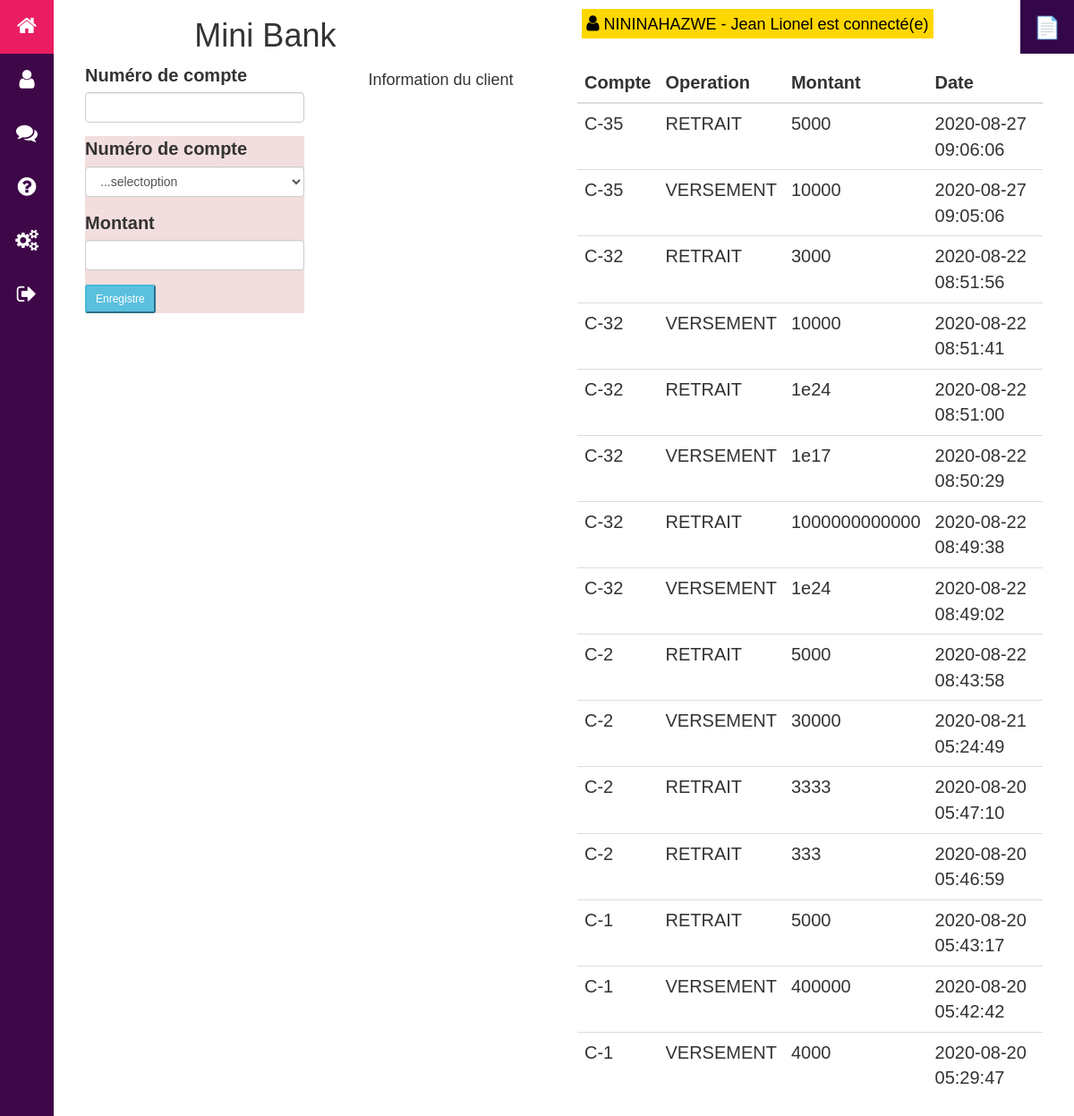
/public/operation.php (signed in), run on the app's committed database.
### tables this page shows
CREATE TABLE `operations` (
  `id` int NOT NULL,
  `client_id` int NOT NULL,
  `compte_id` int NOT NULL,
  `agent_id` int DEFAULT NULL,
  `created_at` timestamp NOT NULL DEFAULT CURRENT_TIMESTAMP,
  `type_operation` enum('RETRAIT','VERSEMENT') NOT NULL,
  `montant` float NOT NULL
);

CREATE TABLE `comptes` (
  `id` int NOT NULL,
  `montant` float NOT NULL,
  `numero` varchar(30) NOT NULL,
  `date_Creation` datetime NOT NULL DEFAULT CURRENT_TIMESTAMP
);

### src/Db/Connection.php (called while the page is built, shortened)
<?php
class Connection {
    public $connection ;
    public function __construct()
    {
        if (!isset($this->connection)) {
            $this->connection = new PDO('mysql:dbname=ult_programation_web;host=localhost', 'admin', 'admin' , [
            PDO::ATTR_ERRMODE => PDO::ERRMODE_EXCEPTION
        ]);
        }
        return $this->connection;
    }
}

### src/Model/Table.php (called while the page is built, shortened)
<?php
abstract class Table{
    protected $pdo;
    protected $table = null;
    protected $class = null;
    public function __construct()
    {
        $pdo = new Connection();
        if($this->pdo === null){
            $this->pdo = $pdo->connection;
        }
    }
    public function find(int $id)
    {
        $query = $this->pdo->prepare("SELECT * FROM $this->table WHERE id= :id");
        $query->execute(['id' => $id]);
        $query->setFetchMode(\PDO::FETCH_CLASS,$this->class);
        $result = $query->fetch();
        return  $result;
    }
    public function all($order_by= 'ASC'): array
    {
        $sql = "SELECT * FROM {$this->table} ORDER BY id ".$order_by;
        return $this->pdo->query($sql,PDO::FETCH_CLASS,$this->class)->fetchAll();
    }
}

### src/Model/Classes/Operation.php (called while the page is built, shortened)
<?php
class Operation
{
	private $compte_id;
	private $created_at;
	private $type_operation;
	private $montant;
    public function getCompteId()
    {
        return $this->compte_id;
    }
    public function getCreatedAt()
    {
        return $this->created_at;
    }
    public function getTypeOperation()
    {
        return $this->type_operation;
    }
    public function getMontant()
    {
        return $this->montant;
    }
}

### src/Model/CompteTable.php (called while the page is built, shortened)
<?php
class CompteTable extends Table
{
    public function getNameById($id)
    {
        return $this->find($id)->getNumero();
    }
}

### src/Model/Classes/Compte.php (called while the page is built, shortened)
<?php
class Compte{
	private $numero;
    public function getNumero()
    {
        return $this->numero;
    }
}

### public/operation.php (the view, shortened to what this page needs)
<?php
require_once('layout/_header.php');
$operationTables = new OperationTable();
$operationsData = $operationTables->all('DESC');
?>
<div class="row">
	<div class="col-md-3">
		<div class="form-group">
			<label for="">
				Numéro de compte
			</label>
			<input type="text" id="num_compte"  class="form-control">
		</div>
		<div class="card bg-danger">
			<form action="" method="post">
				<div class="form-group">
					<label for="">
						Numéro de compte
					</label>
					<select name="operation" id="operation" class="form-control">
						<option value="">...selectoption</option>
					</select>
				</div>
				<div class="form-group">
					<label for="">
						Montant
					</label>
					<input type="text" name="montant" class="form-control">
				</div>
				<div class="form-group">
					<input type="submit" id="submit" name="save" class="btn-sm btn-info" value="Enregistre">
				</div>
			</form>
		</div>
	</div>
	<div class="col-md-3">
		<h4  class="text-center">Information du client</h4>
		<div class="card-body">
			<span id="nom_client"></span> <br>
			<span id="prenom_client"></span> <br>
			<span id="telephone_client"></span> <br>
			<span id="compte_numero"></span> <br>
			<span id="compte_motant"></span> <br>
		</div>
	</div>
	<div class="col-md-6">
		<table class="table">
			<thead>
				<tr>
					<th>
						Compte
					</th>
					<th>
						Operation
					</th>
					<th>Montant</th>
					<th>Date</th>
				</tr>
			</thead>
			<tbody>
				<?php foreach($operationsData as $operation): ?>
					<tr>
						<td><?php
						$compteTable = new CompteTable();
						echo $compteTable->getNameById($operation->getCompteId());
						?></td>
						<td><?= $operation->getTypeOperation()?></td>
						<td><?= $operation->getMontant()?></td>
						<td><?= $operation->getCreatedAt()?></td>
					</tr>
				<?php endforeach;?>
			</tbody>
		</table>
	</div>
</div>
<?php
require_once('layout/_footer.php');
?>

### public/css/style.css (style rules this page uses)
* { margin: 0; padding: 0; box-sizing: border-box; font-family: sans-serif; font-size: 20px; }
body { margin:0;; font-family: -apple-system,BlinkMacSystemFont,"Segoe UI",Roboto,"Helvetica Neue",Arial,"Noto Sans",sans-serif,"Apple Color Emoji","Segoe UI Emoji","Segoe UI Symbol","Noto Color Emoji" }

### data on the page
operations: compte.numero "C-35", type_operation "RETRAIT", montant "5000", created_at "2020-08-27 09:06:06"
operations: compte.numero "C-35", type_operation "VERSEMENT", montant "10000", created_at "2020-08-27 09:05:06"
operations: compte.numero "C-32", type_operation "RETRAIT", montant "3000", created_at "2020-08-22 08:51:56"
operations: compte.numero "C-32", type_operation "VERSEMENT", montant "10000", created_at "2020-08-22 08:51:41"
operations: compte.numero "C-32", type_operation "RETRAIT", montant "1e24", created_at "2020-08-22 08:51:00"
operations: compte.numero "C-32", type_operation "VERSEMENT", montant "1e17", created_at "2020-08-22 08:50:29"
operations: compte.numero "C-32", type_operation "RETRAIT", montant "1000000000000", created_at "2020-08-22 08:49:38"
operations: compte.numero "C-32", type_operation "VERSEMENT", montant "1e24", created_at "2020-08-22 08:49:02"
operations: compte.numero "C-2", type_operation "RETRAIT", montant "5000", created_at "2020-08-22 08:43:58"
operations: compte.numero "C-2", type_operation "VERSEMENT", montant "30000", created_at "2020-08-21 05:24:49"
operations: compte.numero "C-2", type_operation "RETRAIT", montant "3333", created_at "2020-08-20 05:47:10"
operations: compte.numero "C-2", type_operation "RETRAIT", montant "333", created_at "2020-08-20 05:46:59"
operations: compte.numero "C-1", type_operation "RETRAIT", montant "5000", created_at "2020-08-20 05:43:17"
operations: compte.numero "C-1", type_operation "VERSEMENT", montant "400000", created_at "2020-08-20 05:42:42"
operations: compte.numero "C-1", type_operation "VERSEMENT", montant "4000", created_at "2020-08-20 05:29:47"

### other printed values
$_SESSION['user']['nom'] "NININAHAZWE"
$_SESSION['user']['prenom'] "Jean Lionel"
